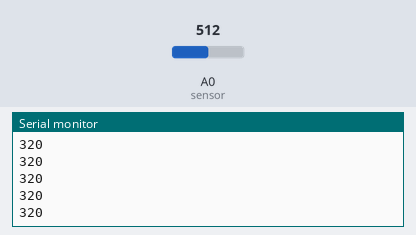
Recording of a sketch running on a simulated Arduino Uno, built with avr-gcc and run on an emulated ATmega328P. On the bench: the last lines printed to the serial monitor. The inputs (shaded band) are chosen by the test bench; at power-on: A0 (sensor) = 512.

Above: at 1.2 s.
1.3 s: A0 (sensor) set to 716
At 2.3 s:
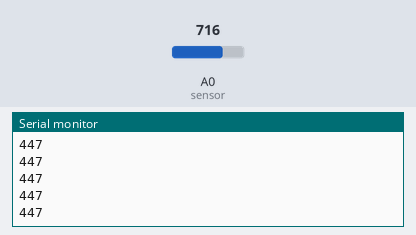
2.8 s: A0 (sensor) set to 900
At 3.5 s:
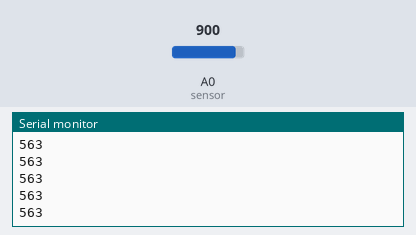
Timing chart, 0 to 5.8 s (numbered marks = the images above; inputs shaded):
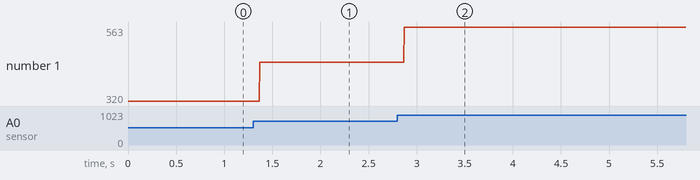

Measured:
- after the input at 1.3 s, the serial monitor: prints a new line after 0.07 s (image 1)
- after the input at 2.8 s, the serial monitor: prints a new line after 0.07 s (image 2)
- plotted number 1: 320 → 447 after the input at 1.3 s, 447 → 563 after the input at 2.8 s

The sketch:

week11exercise1.ino
```cpp
int sensor = A0;

void setup() {

  Serial.begin(9600);


}

void loop() {
      int sensorValue= analogRead(sensor);
      int mappedValue = map(sensorValue,0,1023,0,640); //mapped value to size of canvas
      Serial.println(mappedValue); //send value to p5.js
  }
```
